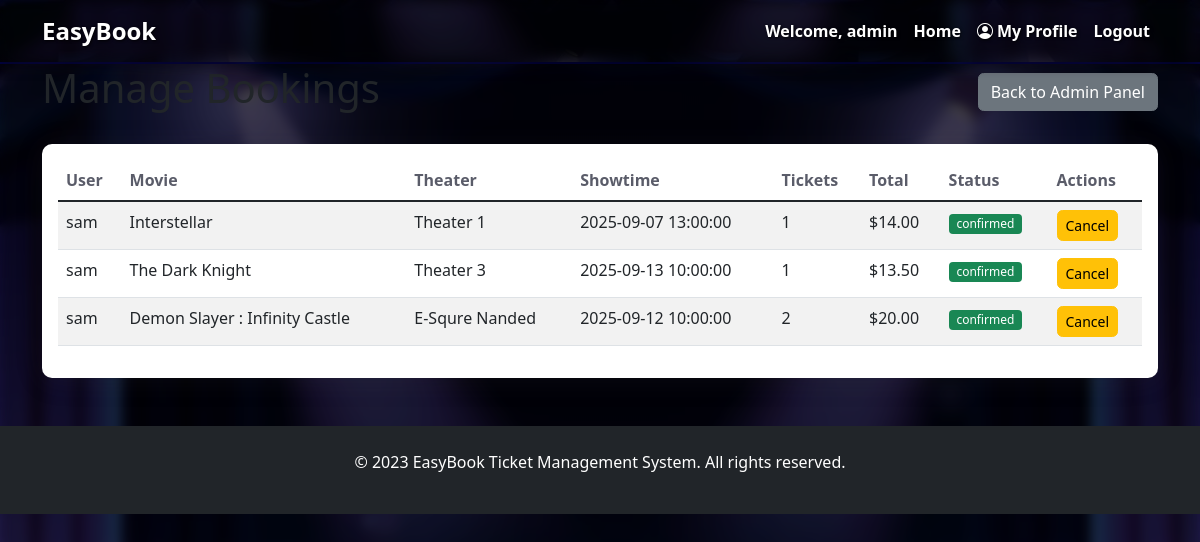
The page /admin/bookings (signed in) on the database as committed earlier.
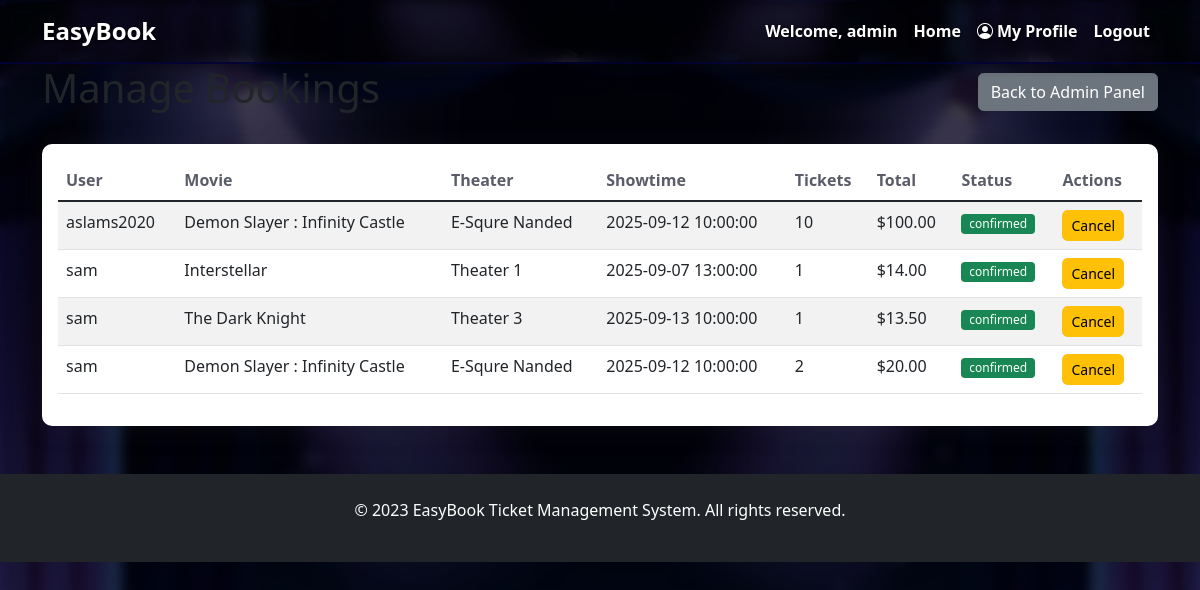
The same page on the database as committed later.
### tables this page shows
CREATE TABLE users (
        id INTEGER PRIMARY KEY AUTOINCREMENT,
        username TEXT UNIQUE NOT NULL,
        email TEXT UNIQUE NOT NULL,
        password_hash TEXT NOT NULL,
        is_admin BOOLEAN DEFAULT 0,
        created_at DATETIME DEFAULT CURRENT_TIMESTAMP
    );

CREATE TABLE payments (
        id INTEGER PRIMARY KEY AUTOINCREMENT,
        booking_id INTEGER NOT NULL,
        amount DECIMAL(6,2) NOT NULL,
        payment_method TEXT NOT NULL,
        payment_status TEXT DEFAULT 'pending',
        transaction_id TEXT,
        payment_date DATETIME,
        FOREIGN KEY (booking_id) REFERENCES bookings (id)
    );

CREATE TABLE movies (
        id INTEGER PRIMARY KEY AUTOINCREMENT,
        title TEXT NOT NULL,
        description TEXT,
        duration INTEGER,
        genre TEXT,
        release_date DATE,
        poster_url TEXT,
        is_active BOOLEAN DEFAULT 1
    );

CREATE TABLE showtimes (
        id INTEGER PRIMARY KEY AUTOINCREMENT,
        movie_id INTEGER NOT NULL,
        showtime DATETIME NOT NULL,
        theater_name TEXT NOT NULL,
        available_seats INTEGER NOT NULL,
        price DECIMAL(5,2) NOT NULL,
        FOREIGN KEY (movie_id) REFERENCES movies (id)
    );

CREATE TABLE bookings (
        id INTEGER PRIMARY KEY AUTOINCREMENT,
        user_id INTEGER NOT NULL,
        showtime_id INTEGER NOT NULL,
        num_tickets INTEGER NOT NULL,
        total_price DECIMAL(6,2) NOT NULL,
        booking_date DATETIME DEFAULT CURRENT_TIMESTAMP,
        status TEXT DEFAULT 'confirmed',
        FOREIGN KEY (user_id) REFERENCES users (id),
        FOREIGN KEY (showtime_id) REFERENCES showtimes (id)
    );

### app.py (the view)
@app.route('/admin/bookings')
def admin_bookings():
    if 'user_id' not in session:
        flash('Please log in to access admin panel.', 'error')
        return redirect(url_for('login'))
    conn = get_db_connection()
    user = conn.execute(
        'SELECT is_admin FROM users WHERE id = ?', (session['user_id'],)
    ).fetchone()
    if not user or not user['is_admin']:
        flash('You do not have permission to access this page.', 'error')
        return redirect(url_for('index'))
    bookings = conn.execute('''
        SELECT b.*, u.username, m.title, s.showtime, s.theater_name, p.payment_status
        FROM bookings b
        JOIN users u ON b.user_id = u.id
        JOIN showtimes s ON b.showtime_id = s.id
        JOIN movies m ON s.movie_id = m.id
        LEFT JOIN payments p ON b.id = p.booking_id
        ORDER BY b.booking_date DESC
    ''').fetchall()
    conn.close()
    return render_template('admin/bookings.html', bookings=bookings)

### app.py (called while the page is built)
def get_db_connection():
    conn = sqlite3.connect('database/movie_ticket.db')
    conn.row_factory = sqlite3.Row
    return conn

### templates/admin/bookings.html
{% extends "base.html" %}
{% block content %}
<div class="d-flex justify-content-between align-items-center mb-4">
    <h1>Manage Bookings</h1>
    <div>
        <a href="{{ url_for('profile') }}" class="btn btn-secondary">Back to Admin Panel</a>
    </div>
</div>
<div class="card">
    <div class="card-body">
        <div class="table-responsive">
            <table class="table table-striped">
                <thead>
                    <tr>
                        <th>User</th>
                        <th>Movie</th>
                        <th>Theater</th>
                        <th>Showtime</th>
                        <th>Tickets</th>
                        <th>Total</th>
                        <th>Status</th>
                        <th>Actions</th>
                    </tr>
                </thead>
                <tbody>
                    {% for booking in bookings %}
                    <tr>
                        <td>{{ booking.username }}</td>
                        <td>{{ booking.title }}</td>
                        <td>{{ booking.theater_name }}</td>
                        <td>{{ booking.showtime }}</td>
                        <td>{{ booking.num_tickets }}</td>
                        <td>${{ "%.2f"|format(booking.total_price) }}</td>
                        <td>
                            <span
                                class="badge bg-{{ 'success' if booking.status == 'confirmed' else 'warning' if booking.status == 'pending' else 'secondary' }}">
                                {{ booking.status }}
                            </span>
                        </td>
                        <td>
                            {% if booking.status == 'confirmed' %}
                            <a href="{{ url_for('admin_cancel_booking', booking_id=booking.id) }}"
                                class="btn btn-sm btn-warning"
                                onclick="return confirm('Are you sure you want to cancel this booking?')">Cancel</a>
                            {% endif %}
                        </td>
                    </tr>
                    {% endfor %}
                </tbody>
            </table>
        </div>
    </div>
</div>
{% endblock %}

### templates/base.html (shortened to what this page needs)
<!DOCTYPE html>
<html lang="en">
<head>
    <link href="https://cdn.jsdelivr.net/npm/bootstrap@5.1.3/dist/css/bootstrap.min.css" rel="stylesheet">
    <link rel="stylesheet" href="https://cdn.jsdelivr.net/npm/bootstrap-icons@1.8.1/font/bootstrap-icons.css">
</head>
<body>
    <nav class="navbar navbar-expand-lg navbar-dark bg-dark">
        <div class="container">
            <a class="navbar-brand" href="{{ url_for('index') }}">EasyBook</a>
            <div class="collapse navbar-collapse" id="navbarNav">
                <ul class="navbar-nav">
                    {% if session.username %}
                    <li class="nav-item">
                        <span class="nav-link">Welcome, {{ session.username }}</span>
                    </li>
                    <li class="nav-item">
                        <a class="nav-link" href="{{ url_for('index') }}">Home</a>
                    </li>
                    <li class="nav-item">
                    <a class="nav-link" href="{{ url_for('profile') }}">
                        <i class="bi bi-person-circle me-1"></i>My Profile
                    </a>
                </li>
                    <li class="nav-item">
                        <a class="nav-link" href="{{ url_for('logout') }}">Logout</a>
                    </li>
                    {% endif %}
                </ul>
            </div>
        </div>
    </nav>
    <div class="container">
        {% block content %}{% endblock %}
    </div>
    <footer class="bg-dark text-white text-center py-4 mt-5">
        <p>&copy; 2023 EasyBook Ticket Management System. All rights reserved.</p>
    </footer>
</body>
</html>

Rows that differ between the two databases and show on the page:
added payments: username "aslams2020", title "Demon Slayer : Infinity Castle", theater_name "E-Squre Nanded", showtime "2025-09-12 10:00:00", num_tickets "10", status "confirmed"
added bookings: total_price "100.00"
